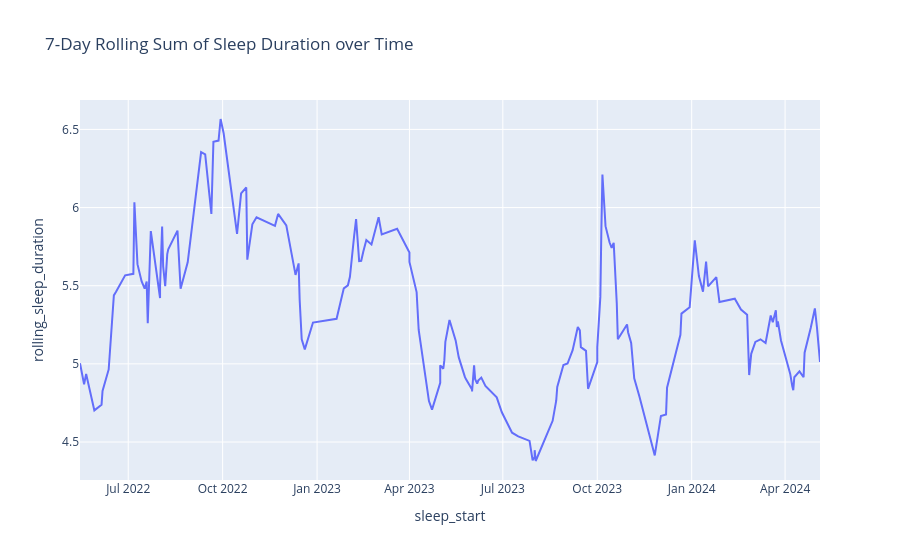

Source (notebook cell):
### Code cell
# Drop rows where sleep_start or sleep_end is null
df_large = df_large.dropna(subset=['sleep_start', 'sleep_end'])

# Sort the dataframe by sleep_start
df_large = df_large.sort_values(by='sleep_start')

# Recalculate sleep_duration in hours
df_large['sleep_duration'] = (df_large['sleep_end'] - df_large['sleep_start']).dt.total_seconds() / 3600

# Calculate the rolling sum of sleep_duration over 7 days
df_large['rolling_sleep_duration'] = df_large['sleep_duration'].rolling(window=7).mean()

# Display the updated dataframe with rolling average
fig_large = px.line(df_large[['sleep_start', 'rolling_sleep_duration']].dropna(), x='sleep_start', y='rolling_sleep_duration', title='7-Day Rolling Sum of Sleep Duration over Time')
fig_large.show()

### Figure 1 — Plotly figure (JSON) as saved in the notebook; plotly's stock layout.template omitted (floating-point values rounded to 4 significant figures; data arrays with more than 128 entries replaced by an {"elided": "..."} marker saying what was removed)
{"data": [{"hovertemplate": "sleep_start=%{x}<br>rolling_sleep_duration=%{y}<extra></extra>", "legendgroup": "", "line": {"color": "#636efa", "dash": "solid"}, "marker": {"symbol": "circle"}, "mode": "lines", "name": "", "orientation": "v", "showlegend": false, "type": "scatter", "x": {"elided": "171 str values"}, "xaxis": "x", "y": {"elided": "171 float values"}, "yaxis": "y"}], "layout": {"legend": {"tracegroupgap": 0}, "title": {"text": "7-Day Rolling Sum of Sleep Duration over Time"}, "xaxis": {"anchor": "y", "domain": [0, 1], "title": {"text": "sleep_start"}}, "yaxis": {"anchor": "x", "domain": [0, 1], "title": {"text": "rolling_sleep_duration"}}}}
